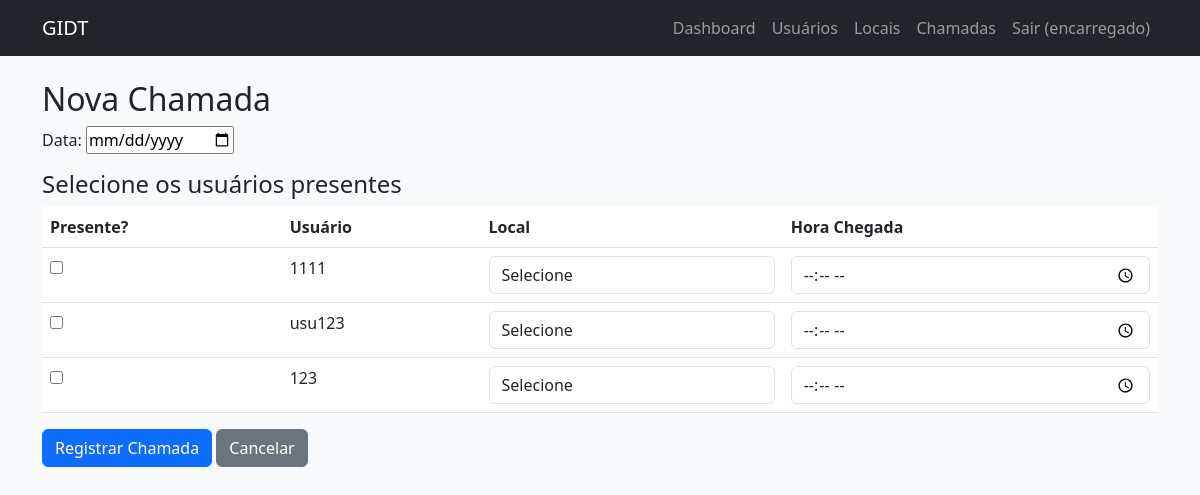
Page /encarregado/chamadas/nova/ (signed in) on the committed database.
### gestao/models.py (models this page shows, shortened)
class User(AbstractUser):
    ROLE_CHOICES = (
        ('gestor', 'Gestor'),
        ('gerente', 'Gerente'),
        ('encarregado', 'Encarregado'),
        ('usuario', 'Usuário'),
        ('administrador', 'Administrador'),
    )
    role = models.CharField(max_length=20, choices=ROLE_CHOICES, default='usuario')
    cpf = models.CharField(max_length=14, unique=True, null=True, blank=True)
    telefone = models.CharField(max_length=20, blank=True)
    endereco = models.TextField(blank=True)
    aprovado = models.BooleanField(default=False)
    aprovado_por = models.ForeignKey('self', on_delete=models.SET_NULL, null=True, blank=True, related_name='aprovados')
    aprovado_em = models.DateTimeField(null=True, blank=True)
    pix = models.CharField(max_length=50, blank=True)
    setor = models.CharField(max_length=100, blank=True, null=True, help_text="Nome ou código do setor")
    filial = models.CharField(max_length=100, blank=True, null=True, help_text="Nome ou código da filial")

### gestao/views/Vencarregado.py (the view)
# urls.py: path('encarregado/chamadas/nova/', chamada_create, name='chamada_create'),
@login_required
@role_required('encarregado')
def chamada_create(request):
    if request.method == 'POST':
        form = ChamadaForm(request.POST)
        if form.is_valid():
            chamada = form.save(commit=False)
            chamada.filial = request.user.filial
            chamada.setor = request.user.setor
            data = form.cleaned_data['data']
            if not data:
                messages.error(request, 'A data é obrigatória.')
                return render(request, 'encarregado/chamada_form.html', {
                    'form': form,
                    'usuarios': usuarios_ids,
                    'locais': locais
                })
            if Chamada.objects.filter(data=data, encarregado=request.user).exists():
                messages.error(request, 'Já existe uma chamada para esta data.')
                return redirect('chamada_create')
            chamada = form.save(commit=False)
            chamada.encarregado = request.user
            chamada.save()
            usuarios = User.objects.filter(
                id__in=usuarios_ids,
                filial_id=request.POST.get('filial'),
                setor_id=request.POST.get('setor')
            )
            usuarios_ids = request.POST.getlist('usuarios')
            for uid in usuarios_ids:
                local_id = request.POST.get(f'local_{uid}')
                if not local_id:
                    messages.error(request, f'Local obrigatório.')
                    return render(request, 'encarregado/chamada_form.html', {
                        'form': form,
                        'usuarios': usuarios_ids,
                        'locais': local_id,
                    })
                if not data:
                    usuarios_aprovados = User.objects.filter(role='usuario', aprovado=True)
                    messages.error(request, 'Data é obrigatória.')
                    return render(request, 'encarregado/chamada_form.html', {
                        'form': form,
                        'usuarios': usuarios_aprovados,
                    })
                hora = request.POST.get(f'hora_{uid}')
                if local_id:
                    presenca = Presenca(
                        chamada=chamada,
                        usuario_id=uid,
                        local_id=local_id,
                        hora_chegada=hora
                    )
                    presenca.save()
            messages.success(request, 'Chamada registrada.')
            return redirect('chamada_list')
    else:
        form = ChamadaForm(initial={'data': timezone.now().date()})
        usuarios_aprovados = User.objects.filter(role='usuario', setor=request.user.setor, aprovado=True, filial=request.user.filial)
        locais = Local.objects.all()
        return render(request, 'encarregado/chamada_form.html', {
            'form': form,
            'usuarios': usuarios_aprovados,
            'locais': locais
        })

### gestao/forms.py
class ChamadaForm(forms.ModelForm):
    class Meta:
        model = Chamada
        fields = [
            'data',
        ]
        widgets = {
            'data': forms.DateInput(attrs={'type': 'date'}),
        }

### templates/encarregado/chamada_form.html (shortened to what this page needs)
{% extends "base.html" %}
{% block content %}
<h2>Nova Chamada</h2>
<form method="post" id="chamadaForm">
    {{ form.as_p }}
    <h4>Selecione os usuários presentes</h4>
    <table class="table">
        <thead>
            <tr>
                <th>Presente?</th>
                <th>Usuário</th>
                <th>Local</th>
                <th>Hora Chegada</th>
            </tr>
        </thead>
        <tbody>
            {% for usuario in usuarios %}
            <tr>
                <td>
                    <input type="checkbox"
                           name="usuarios"
                           value="{{ usuario.id }}"
                           class="usuario-checkbox">
                </td>
                <td>
                    {{ usuario.first_name }}
                </td>
                <td>
                    <select name="local_{{ usuario.id }}"
                            class="form-control local-select">
                        <option value="">Selecione</option>
                    </select>
                </td>
                <td>
                    <input type="time"
                           name="hora_{{ usuario.id }}"
                           class="form-control hora-input">
                </td>
            </tr>
            {% endfor %}
        </tbody>
    </table>
    <button type="submit" class="btn btn-primary">
        Registrar Chamada
    </button>
    <a href="{% url 'chamada_list' %}" class="btn btn-secondary">
        Cancelar
    </a>
</form>
{% endblock %}

### templates/base.html (shortened to what this page needs)
<!DOCTYPE html>
<html lang="pt-br">
<head>
    <link href="https://cdn.jsdelivr.net/npm/bootstrap@5.3.0/dist/css/bootstrap.min.css" rel="stylesheet">
    <link rel="stylesheet" href="/static/css/style.css">
</head>
<body>
    <nav class="navbar navbar-expand-lg navbar-dark bg-dark">
        <div class="container">
            <a class="navbar-brand" href="{% url 'index' %}">GIDT</a>
            <div class="collapse navbar-collapse" id="navbarNav">
                <ul class="navbar-nav ms-auto">
                    {% if user.is_authenticated %}
                        <li class="nav-item">
                            <a class="nav-link" href="{% url 'dashboard' %}">Dashboard</a>
                        </li>
                        {% if user.role == 'encarregado' %}
                            <li class="nav-item"><a class="nav-link" href="{% url 'usuario_list' %}">Usuários</a></li>
                            <li class="nav-item"><a class="nav-link" href="{% url 'local_list' %}">Locais</a></li>
                            <li class="nav-item"><a class="nav-link" href="{% url 'chamada_list' %}">Chamadas</a></li>
                        {% endif %}
                        <li class="nav-item">
                            <a class="nav-link" href="{% url 'logout' %}">Sair ({{ user.first_name|default:user.username }})</a>
                        </li>
                    {% else %}
                        <li class="nav-item"><a class="nav-link" href="{% url 'login' %}">Login</a></li>
                    {% endif %}
                </ul>
            </div>
        </div>
    </nav>
    <main class="container mt-4">
        {% block content %}{% endblock %}
    </main>
</body>
</html>

### static/css/style.css (style rules this page uses)
body { background-color: #f8f9fa; }
.navbar { margin-bottom: 20px; }

### rows in the picture
User: first_name "encarregado"
User: first_name "1111"
User: first_name "usu123"
User: first_name "123"
